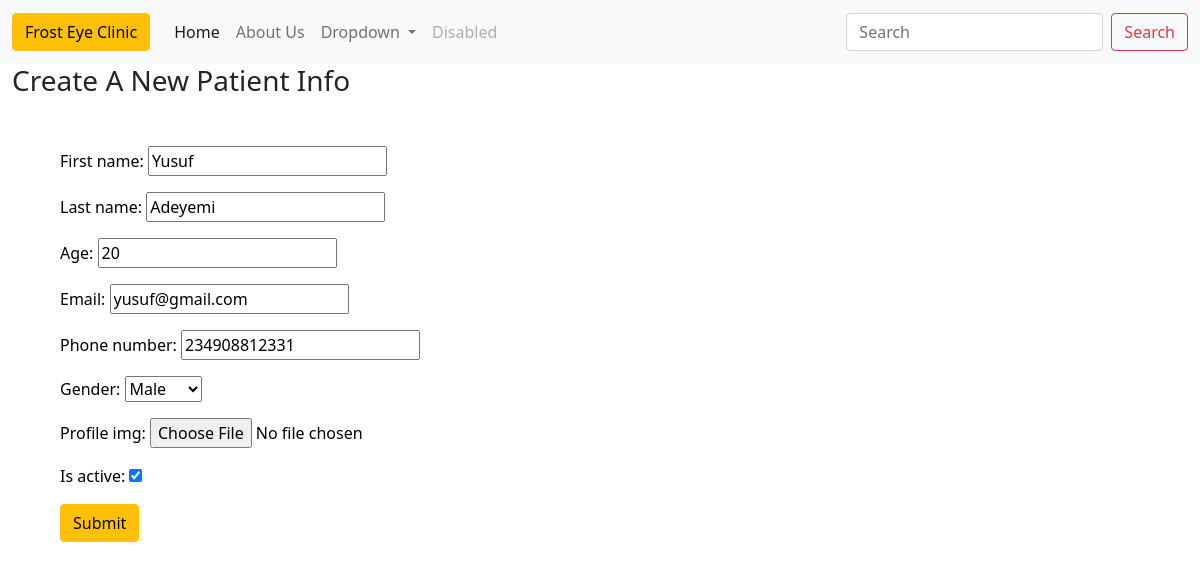
The app's page /office_app/update_patient_detail/13/ with its own data.
### office_app/models.py (models this page shows, shortened)
class Patient(models.Model):
    FEMALE = 'F'
    MALE = 'M'
    GENDER_CHOICES = [
        ('Female', 'Female'),
        ('Male', 'Male')
    ]
    first_name = models.CharField(max_length=25)
    last_name = models.CharField(max_length=25)
    age = models.IntegerField(default=1)
    email = models.EmailField(null=True, blank=True)
    phone_number = models.IntegerField(default=1)
    timestamp = models.DateTimeField(auto_now_add=True, null=True)
    gender = models.CharField(max_length=10, choices=GENDER_CHOICES, null=True)
    profile_img = models.ImageField(upload_to ='uploads/% Y/% m/% d/', null=True, blank=True)
    is_active = models.BooleanField(default=True)

### office_app/views.py (the view)
# urls.py: path('update_patient_detail/<int:pk>/', PatientUpdateView.as_view(), name='update_patient_detail'),
class PatientUpdateView(UpdateView):
    model = Patient
    fields = '__all__'
    success_url = reverse_lazy('office_app:list_patients')

### office_app/templates/office_app/patient_form.html (shortened to what this page needs)
{% extends 'base.html' %}
{% block content %}
    <h3>Create A New Patient Info</h3>
    <div class="m-5">
        <form action="" method="POST">
                {{form.as_p}}
            <div class="col-1">
                <button type="submit" class="btn btn-warning">Submit</button>
            </div>
        </form>
    </div>
{% endblock %}

### office_app/templates/base.html (style rules this page uses)
p { color:black }

### records on screen
Patient: first_name "Yusuf", last_name "Adeyemi", age "20", email "yusuf@gmail.com", phone_number "234908812331", gender "Male", is_active "☑"
